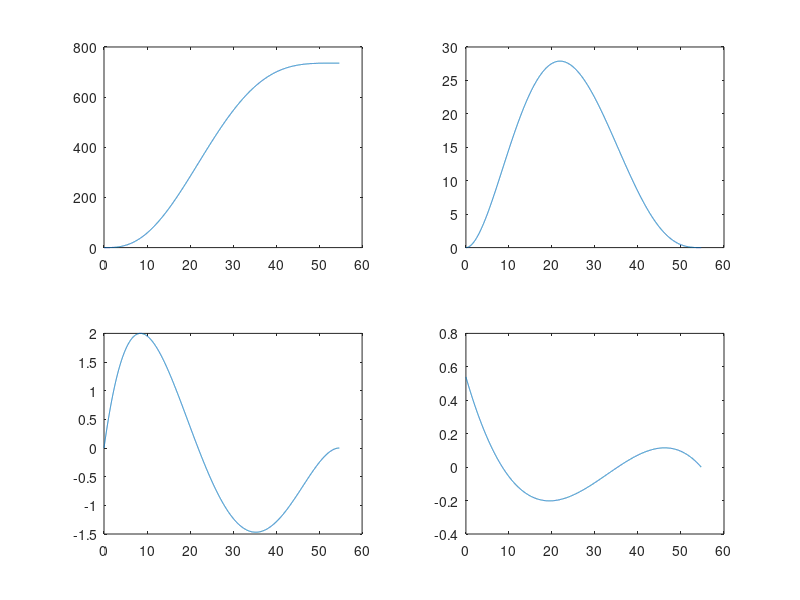
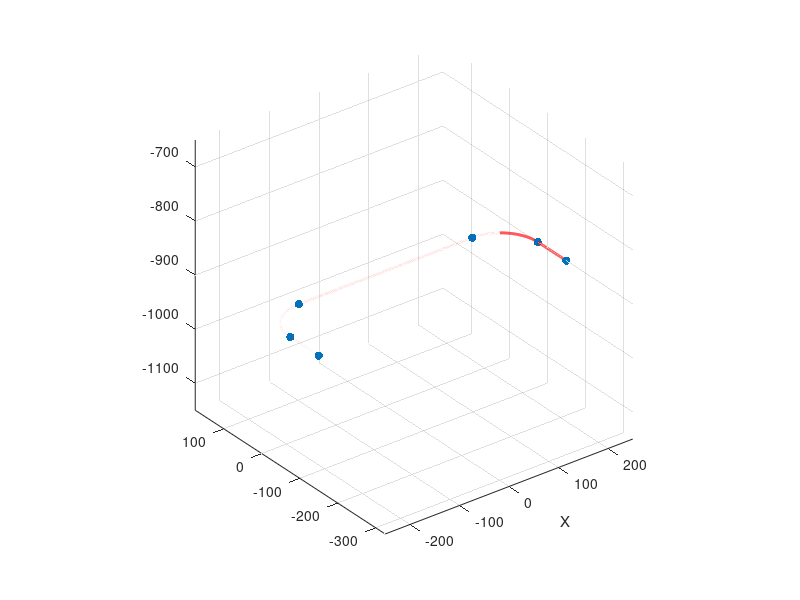
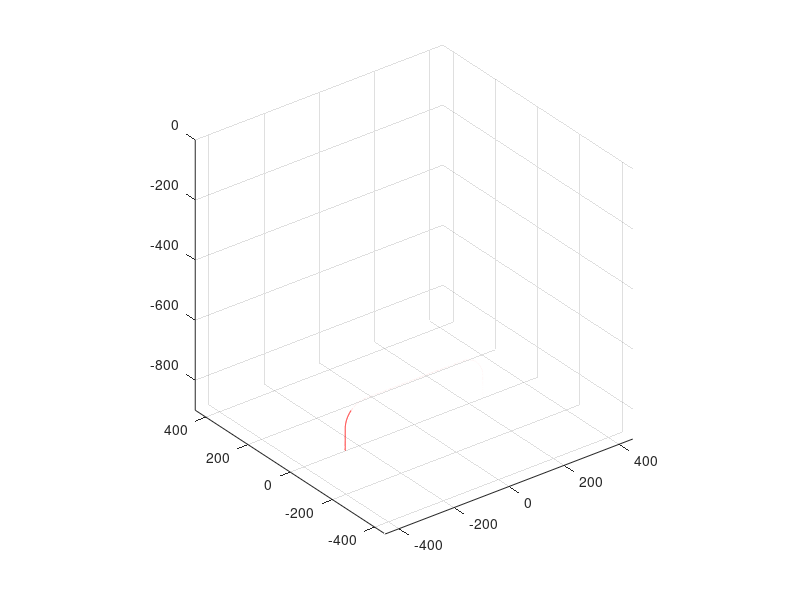

MATLAB code to generate these figures, in order: (Note: this script raises an error after producing the figures.)
clear;clc;close all  

%% 初始化
% 门型点定义
P1 = [-250; -150; -900];  % 定义第一个点P1的坐标
P2 = [-250; -75; -900];   % 定义第二个点P2的坐标
P3 = [-250+75; 0; -900];  % 定义第三个点P3的坐标
P4 = [-75+250; 0; -900];  % 定义第四个点P4的坐标
P5 = [250; -75; -900];    % 定义第五个点P5的坐标
P6 = [250; -150; -900];   % 定义第六个点P6的坐标

P = [P1 P2 P3 P4 P5 P6];  % 将所有点连接在一起，构成路径点的矩阵

% 计算路径每一段的长度
% 第1段 - 直线
s1 = sqrt(sum((P2 - P1).^2));  % 计算P1到P2的直线距离
% 第2段 - 圆弧
s2 = 2 * pi * sqrt(sum((P3(1) - P2(1)).^2)) / 4;  % 计算P2到P3的圆弧长度
% 第3段 - 直线
s3 = sqrt(sum((P4 - P3).^2));  % 计算P3到P4的直线距离
% 第4段 - 圆弧
s4 = 2 * pi * sqrt(sum((P5(1) - P4(1)).^2)) / 4;  % 计算P4到P5的圆弧长度
% 第5段 - 直线
s5 = sqrt(sum((P6 - P5).^2));  % 计算P5到P6的直线距离

s12345 = s1 + s2 + s3 + s4 + s5;  % 总路径长度

% 设置最大加速度和总时间
amax = 2;  % 最大加速度
T = sqrt(8.135 * s12345 / amax);  % 计算总时间T
svajArr = [];  % 创建空数组，用于存储位移、速度、加速度和跃度
tArr = [];     % 创建空数组用于存储时间
pArr = [];     % 创建空数组用于存储路径上的位置信息

mydt = 0.01;  % 设置时间步长

%% 循环遍历求解
% 计算路径的各个运动状态
for t = 0:mydt:T
    tao = t / T;  % 归一化时间
    % 计算位移s、速度v、加速度a、跃度j
    s = amax / 8.135 * T^2 * (20 * tao^3 - 45 * tao^4 + 36 * tao^5 - 10 * tao^6);
    v = amax / 8.135 * T * (60 * tao^2 - 180 * tao^3 + 180 * tao^4 - 60 * tao^5);
    a = amax / 8.135 * (120 * tao - 540 * tao^2 + 720 * tao^3 - 300 * tao^4);
    j = amax / 8.135 / T * (120 - 1080 * tao + 2160 * tao^2 - 1200 * tao^3);
    svajArr = [svajArr; s, v, a, j];  % 将计算的s、v、a、j添加到数组
    tArr = [tArr; t];  % 添加当前时间

    % 根据位移s，确定当前在路径的哪个段落并计算对应位置
    if s <= s1
        scal = s / s1;  % 归一化比例
        p = P1 + (P2 - P1) * scal;  % 线性插值计算位置
        pArr = [pArr; p'];
    elseif s <= (s1 + s2)
        scal = (s - s1) / s2;  % 圆弧段比例
        r = sqrt(sum((P3(1) - P2(1)).^2));  % 半径
        p = P2 + r * [cos(pi - scal * pi / 2) + 1; sin(pi - scal * pi / 2); 0];  % 计算圆弧位置
        pArr = [pArr; p'];
    elseif s <= (s1 + s2 + s3)
        scal = (s - s1 - s2) / s3;  % 线性段比例
        p = P3 + (P4 - P3) * scal;  % 线性插值
        pArr = [pArr; p'];
    elseif s <= (s1 + s2 + s3 + s4)
        scal = (s - s1 - s2 - s3) / s4;  % 圆弧段比例
        r = sqrt(sum((P5(1) - P4(1)).^2));  % 半径
        p = P4 + r * [cos(pi / 2 - scal * pi / 2); sin(pi / 2 - scal * pi / 2) - 1; 0];  % 计算圆弧位置
        pArr = [pArr; p'];
    else
        scal = (s - s1 - s2 - s3 - s4) / s5;  % 线性段比例
        p = P5 + (P6 - P5) * scal;  % 线性插值
        pArr = [pArr; p'];
    end
end

% 绘制位移、速度、加速度和跃度的曲线
S = amax / 8.135 * T^2;
for i = 1:4
    subplot(2, 2, i)
    plot(tArr, svajArr(:, i))
end

% 绘制3D路径图
figure();
scatter3(P(1,:), P(2,:), P(3,:), "filled");  % 绘制散点图
hold on; grid on; axis equal;
plot3(pArr(:,1), pArr(:,2), pArr(:,3), 'r', 'linewidth', 2);  % 绘制3D路径图
xlabel('X');

% 将路径转换到z轴方向
p = pArr;
p = [p(:, 1), 0 * p(:, 2), p(:, 2) - 900 + 150];

% 定义机器人的几何参数
R = 225;
r = 75;
l1 = 400;
l2 = 880;
size1 = 1;

% 初始化3D图形的句柄，用于更新绘制内容
figure();
h1 = plot3(p(:,1), p(:,2), p(:,3), 'r');
hold on; grid on; axis equal;
h2 = plot3(0, 0, 0, 'r', 'LineWidth', size1);
h3 = plot3(0, 0, 0, 'r', 'LineWidth', size1);
h4 = plot3(0, 0, 0, 'r', 'LineWidth', size1);

h5 = plot3(0, 0, 0, 'b', 'LineWidth', size1);
h6 = plot3(0, 0, 0, 'b', 'LineWidth', size1);
h7 = plot3(0, 0, 0, 'b', 'LineWidth', size1);

h8 = plot3(0, 0, 0, 'g', 'LineWidth', size1);
h9 = plot3(0, 0, 0, 'g', 'LineWidth', size1);
h10 = plot3(0, 0, 0, 'g', 'LineWidth', size1);

h11 = plot3(0, 0, 0, 'k', 'LineWidth', size1);
h12 = plot3(0, 0, 0, 'k', 'LineWidth', size1);
h13 = plot3(0, 0, 0, 'k', 'LineWidth', size1);

% 循环更新图像
for i = 1:size(p, 1)
    [theta1(i), theta2(i), theta3(i), ~, A, C, B] = inverse_delta(p(i,:)', R, r, l1, l2);
    O = [0; 0; 0];

    pA1 = [p(i,:)', A(:,1)];
    pA2 = [p(i,:)', A(:,2)];
    pA3 = [p(i,:)', A(:,3)];

    OC1 = [O, C(:,1)];
    OC2 = [O, C(:,2)];
    OC3 = [O, C(:,3)];
        AB1 = [A(:,1), B(:,1)];
    AB2 = [A(:,2), B(:,2)];
    AB3 = [A(:,3), B(:,3)];

    CB1 = [C(:,1), B(:,1)];
    CB2 = [C(:,2), B(:,2)];
    CB3 = [C(:,3), B(:,3)];

    % 每隔20个点，更新绘图的内容
    if rem(i, 20) == 0
        % 更新绘制的连杆位置
        set(h2, 'xdata', pA1(1,:), 'ydata', pA1(2,:), 'zdata', pA1(3,:));
        set(h3, 'xdata', pA2(1,:), 'ydata', pA2(2,:), 'zdata', pA2(3,:));
        set(h4, 'xdata', pA3(1,:), 'ydata', pA3(2,:), 'zdata', pA3(3,:));
        
        % 更新OC连线的位置
        set(h5, 'xdata', OC1(1,:), 'ydata', OC1(2,:), 'zdata', OC1(3,:));
        set(h6, 'xdata', OC2(1,:), 'ydata', OC2(2,:), 'zdata', OC2(3,:));
        set(h7, 'xdata', OC3(1,:), 'ydata', OC3(2,:), 'zdata', OC3(3,:));
        
        % 更新AB连线的位置
        set(h8, 'xdata', AB1(1,:), 'ydata', AB1(2,:), 'zdata', AB1(3,:));
        set(h9, 'xdata', AB2(1,:), 'ydata', AB2(2,:), 'zdata', AB2(3,:));
        set(h10, 'xdata', AB3(1,:), 'ydata', AB3(2,:), 'zdata', AB3(3,:));

        % 更新CB连线的位置
        set(h11, 'xdata', CB1(1,:), 'ydata', CB1(2,:), 'zdata', CB1(3,:));
        set(h12, 'xdata', CB2(1,:), 'ydata', CB2(2,:), 'zdata', CB2(3,:));
        set(h13, 'xdata', CB3(1,:), 'ydata', CB3(2,:), 'zdata', CB3(3,:));

        % 更新路径
        set(h1, 'xdata', p(:,1), 'ydata', p(:,2), 'zdata', p(:,3));
        drawnow;  % 刷新绘图
    end
end

% 保存关节角度数据
% dlmwrite('theta1.txt', [time_count', theta1' - theta1(1)], ',')
% dlmwrite('theta2.txt', [time_count', theta2' - theta2(1)], ',')
% dlmwrite('theta3.txt', [time_count', theta3' - theta3(1)], ',')

tend = tArr(end);  % 获取最后一个时间点
tArr = tArr / tArr(end);  % 归一化时间

% 计算关节角速度
vtheta1 = [0, diff(theta1)] / mydt * tend;
vtheta2 = [0, diff(theta2)] / mydt * tend;
vtheta3 = [0, diff(theta3)] / mydt * tend;

% 计算关节角加速度
atheta1 = [0, diff(vtheta1)] / mydt * tend;
atheta2 = [0, diff(vtheta2)] / mydt * tend;
atheta3 = [0, diff(vtheta3)] / mydt * tend;

%% 结果绘图
% 绘制关节角度随时间变化的曲线
figure();
plot(tArr, theta1, 'r', 'linewidth', 1); hold on;
plot(tArr, theta2, 'g', 'linewidth', 1);
plot(tArr, theta3, 'b', 'linewidth', 1);
xlabel('时间(s)');
ylabel('关节角度(rad)');
legend('θ_1', 'θ_2', 'θ_3');

% 绘制关节角速度随时间变化的曲线
figure();
plot(tArr, vtheta1, 'r', 'linewidth', 1); hold on;
plot(tArr, vtheta2, 'g', 'linewidth', 1);
plot(tArr, vtheta3, 'b', 'linewidth', 1);
xlabel('时间(s)');
ylabel('关节角速度(rad/s)');
legend('θ_1', 'θ_2', 'θ_3');

% 绘制关节角加速度随时间变化的曲线
figure();
plot(tArr, atheta1, 'r', 'linewidth', 1); hold on;
plot(tArr, atheta2, 'g', 'linewidth', 1);
plot(tArr, atheta3, 'b', 'linewidth', 1);
xlabel('时间(s)');
ylabel('关节角加速度(rad/s^2)');
legend('θ_1', 'θ_2', 'θ_3');


